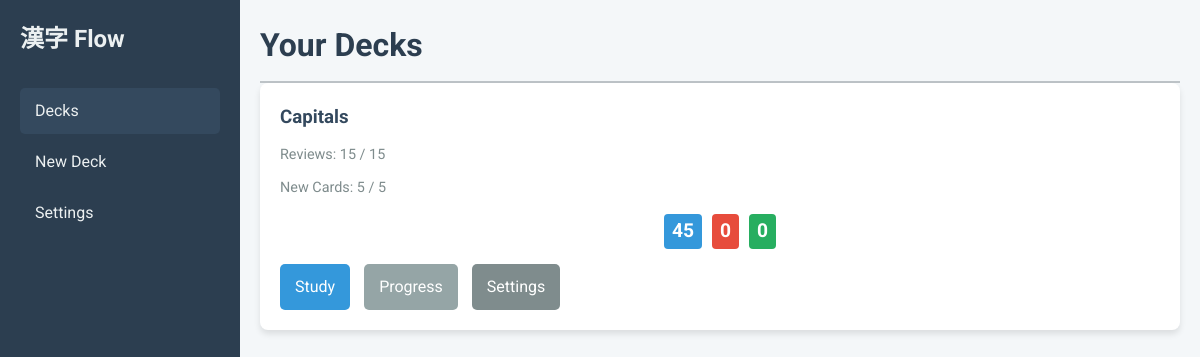
Before: /decks with the older database file.
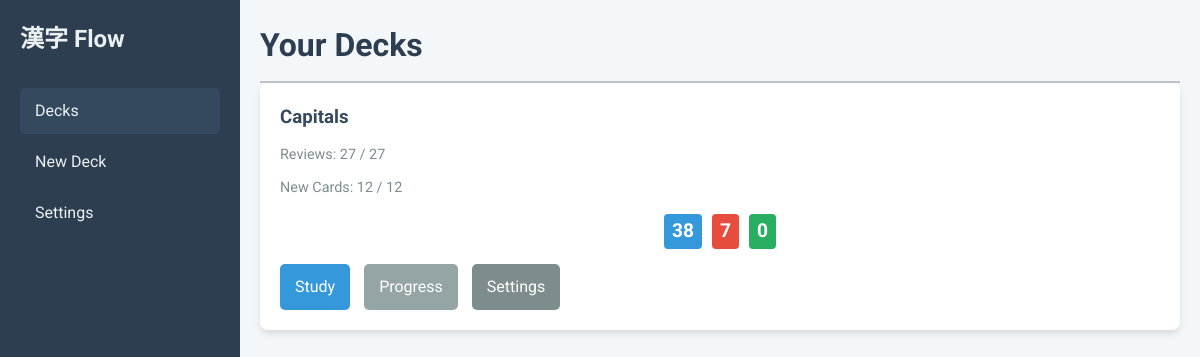
After: the same page with the newer database file.
### tables this page shows
CREATE TABLE decks (
            id INTEGER PRIMARY KEY AUTOINCREMENT,
            name TEXT NOT NULL UNIQUE,
            card_template TEXT NOT NULL,
            card_css TEXT NOT NULL,
            new_cards_per_day INTEGER,
            max_reviews_per_day INTEGER,
            learning_steps TEXT,
            graduating_interval INTEGER
        );

### app/main.py (the view)
@app.get("/decks", response_class=HTMLResponse)
async def list_decks(request: Request, db: sqlite3.Connection = Depends(get_database)):
    decks_raw = crud.get_all_decks(db)
    decks_with_counts = []
    global_new_cards = int(crud.get_setting(db, "new_cards_per_day") or "5")
    global_max_reviews = int(crud.get_setting(db, "max_reviews_per_day") or "20")
    for deck in decks_raw:
        effective_new_cards = deck.new_cards_per_day or global_new_cards
        effective_max_reviews = deck.max_reviews_per_day or global_max_reviews
        reviews_done_today = crud.get_reviews_done_today(db, deck.id)
        new_cards_rated_today = crud.get_new_cards_rated_today(db, deck.id)
        counts = crud.get_queue_counts(db, deck.id, effective_new_cards)
        decks_with_counts.append({
            "deck": deck,
            "counts": counts,
            "max_reviews_setting": effective_max_reviews,
            "new_cards_per_day_setting": effective_new_cards,
            "reviews_done_today": reviews_done_today,
            "new_cards_rated_today": new_cards_rated_today
        })
    return templates.TemplateResponse("decks.html", {"request": request, "decks_with_counts": decks_with_counts})

### templates/decks.html
{% extends "base.html" %}
{% block page_title %}Your Decks{% endblock %}
{% block content %}
    <div class="dashboard-grid">
        {% if decks_with_counts %}
            {% for item in decks_with_counts %}
                <div class="card stat-card">
                    <h3>{{ item.deck.name }}</h3>
                    <div class="daily-limit-info" title="Max Reviews Per Day setting for this deck">
                        Reviews: {{item.reviews_done_today}} / {{ item.max_reviews_setting }}
                    </div>
                    <div class="daily-limit-info" title="New cards per day setting for this deck">
                        New Cards: {{item.new_cards_rated_today}} / {{ item.new_cards_per_day_setting }}
                    </div>
                    <div class="queue-counts">
                        <span class="new-count" title="New Cards">{{ item.counts.new }}</span>
                        <span class="learn-count" title="Learning">{{ item.counts.learning }}</span>
                        <span class="review-count" title="Due for Review">{{ item.counts.review }}</span>
                    </div>
                    <div class="deck-actions">
                        <a href="/study/{{ item.deck.id }}" class="btn btn-primary">Study</a>
                        <a href="/progress/{{ item.deck.id }}" class="btn btn-secondary">Progress</a>
                        <a href="/settings/{{ item.deck.id }}" class="btn btn-secondary" style="background-color: #7f8c8d;">Settings</a>
                    </div>
                </div>
            {% endfor %}
        {% else %}
             <div class="card full-width-card">
                <h3>No decks found!</h3>
                <p>You haven't created any study decks yet. Get started by adding a new one.</p>
                <a href="/add_deck" class="btn btn-primary" style="margin-top: 15px;">Add Your First Deck</a>
            </div>
        {% endif %}
    </div>
{% endblock %}

### templates/base.html (shortened to what this page needs)
<!DOCTYPE html>
<html lang="en">
<head>
    <link rel="stylesheet" href="/static/css/style.css">
</head>
<body>
    <div class="container">
        <aside class="sidebar">
            <div class="logo">
                <span>漢字 Flow</span>
            </div>
            <nav>
                <ul>
                    <li><a href="/decks">Decks</a></li>
                    <li><a href="/add_deck">New Deck</a></li>
                    <li><a href="/settings">Settings</a></li>
                </ul>
            </nav>
        </aside>
        <main class="content">
            <header class="header">
                <h1>{% block page_title %}{% endblock %}</h1>
            </header>
            <div class="main-content-area">
                {% block content %}{% endblock %}
            </div>
        </main>
    </div>
</body>
</html>

### static/css/style.css (style rules this page uses)
* { box-sizing: border-box; margin: 0; }
body { font-family: 'Roboto', 'Noto Sans JP', sans-serif; background-color: #f4f7f9; color: #333; line-height: 1.6; }
.container { display: flex; }
.sidebar { width: 20%; max-width: 290px; min-width: 240px; flex-shrink: 0; background-color: #2c3e50; color: #ecf0f1; height: 100vh; padding: 20px; position: sticky; top: 0; }
.content { flex-grow: 1; padding: 20px; height: 100vh; overflow-y: auto; }
.sidebar .logo { display: flex; align-items: center; margin-bottom: 30px; }
.sidebar .logo span { font-size: 1.5em; font-weight: 700; }
.sidebar nav ul { list-style-type: none; padding: 0; }
.sidebar nav ul li a { color: #ecf0f1; text-decoration: none; display: block; padding: 10px 15px; border-radius: 5px; margin-bottom: 5px; transition: background-color 0.3s; }
.sidebar nav ul li a:hover, .sidebar nav ul li a.active { background-color: #34495e; }
.header h1 { color: #2c3e50; border-bottom: 2px solid #bdc3c7; padding-bottom: 10px; }
.card { background-color: #ffffff; border-radius: 8px; box-shadow: 0 4px 6px rgba(0, 0, 0, 0.1); padding: 20px; margin-bottom: 20px; }
.dashboard-grid { display: grid; grid-template-columns: repeat(auto-fit, minmax(250px, 1fr)); gap: 20px; }
.stat-card h3 { margin-top: 0; color: #34495e; }
.btn { padding: 10px 15px; border: none; border-radius: 5px; cursor: pointer; font-size: 1em; text-decoration: none; display: inline-block; margin-right: 10px; }
.btn-primary { background-color: #3498db; color: white; }
.btn-secondary { background-color: #95a5a6; color: white; }
.queue-counts { display: flex; justify-content: center; gap: 10px; margin: 15px 0; font-size: 1.2em; font-weight: bold; }
.queue-counts span { padding: 2px 8px; border-radius: 4px; color: white; }
.new-count { background-color: #3498db; }
.learn-count { background-color: #e74c3c; }
.review-count { background-color: #27ae60; }
.deck-actions { bottom: 20px; left: 20px; right: 20px; }
.daily-limit-info { font-size: 0.9em; color: #7f8c8d; margin-top: 10px; }

Changed rows visible on the page:
changed decks "Capitals": reviews_done_today "15" → "27"; max_reviews_setting "15" → "27"; new_cards_rated_today "5" → "12"; new_cards_per_day_setting "5" → "12"; counts.new "45" → "38"; counts.learning "0" → "7"
